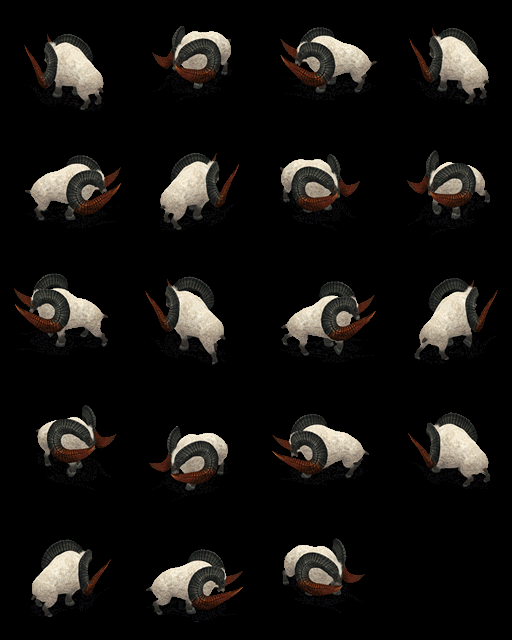

Below is a game level as drawn by its tile map, then a one-line description and the .tmx file that defines it, in full:
An orthogonal 4x5 tile map with 128x128 px tiles, 1 tile layer (Capa de Patrones 1).

<map version="1.0" orientation="orthogonal" renderorder="right-down" width="4" height="5" tilewidth="128" tileheight="128" nextobjectid="1">
 <tileset firstgid="1" name="Bighorner" tilewidth="128" tileheight="128" tilecount="256" columns="16">
  <image source="Bighorner.png" width="2048" height="2048" />
  <tile id="0">
   <properties>
    <property name="die" value="top_left" />
   </properties>
   <animation>
    <frame tileid="0" duration="100" />
    <frame tileid="1" duration="100" />
    <frame tileid="2" duration="100" />
    <frame tileid="3" duration="100" />
    <frame tileid="4" duration="100" />
    <frame tileid="5" duration="100" />
    <frame tileid="6" duration="100" />
    <frame tileid="7" duration="100" />
    <frame tileid="16" duration="100" />
    <frame tileid="17" duration="100" />
    <frame tileid="18" duration="100" />
    <frame tileid="19" duration="100" />
    <frame tileid="20" duration="100" />
   </animation>
  </tile>
  <tile id="8">
   <properties>
    <property name="hit" value="right" />
   </properties>
   <animation>
    <frame tileid="8" duration="100" />
    <frame tileid="9" duration="100" />
    <frame tileid="10" duration="100" />
    <frame tileid="11" duration="100" />
    <frame tileid="12" duration="100" />
    <frame tileid="13" duration="100" />
   </animation>
  </tile>
  <tile id="24">
   <properties>
    <property name="hit" value="bottom_right" />
   </properties>
   <animation>
    <frame tileid="24" duration="100" />
    <frame tileid="25" duration="100" />
    <frame tileid="26" duration="100" />
    <frame tileid="27" duration="100" />
    <frame tileid="28" duration="100" />
    <frame tileid="29" duration="100" />
   </animation>
  </tile>
  <tile id="32">
   <properties>
    <property name="idle" value="bottom_left" />
   </properties>
   <animation>
    <frame tileid="32" duration="100" />
    <frame tileid="33" duration="100" />
    <frame tileid="34" duration="100" />
    <frame tileid="35" duration="100" />
    <frame tileid="36" duration="100" />
    <frame tileid="37" duration="100" />
    <frame tileid="38" duration="100" />
    <frame tileid="39" duration="100" />
    <frame tileid="48" duration="100" />
    <frame tileid="49" duration="100" />
    <frame tileid="50" duration="100" />
    <frame tileid="51" duration="100" />
    <frame tileid="52" duration="100" />
    <frame tileid="53" duration="100" />
   </animation>
  </tile>
  <tile id="40">
   <properties>
    <property name="walk" value="bottom_left" />
   </properties>
   <animation>
    <frame tileid="40" duration="100" />
    <frame tileid="41" duration="100" />
    <frame tileid="42" duration="100" />
    <frame tileid="43" duration="100" />
    <frame tileid="44" duration="100" />
    <frame tileid="45" duration="100" />
    <frame tileid="46" duration="100" />
    <frame tileid="47" duration="100" />
    <frame tileid="56" duration="100" />
    <frame tileid="57" duration="100" />
    <frame tileid="58" duration="100" />
    <frame tileid="59" duration="100" />
   </animation>
  </tile>
  <tile id="64">
   <properties>
    <property name="idle" value="left" />
   </properties>
   <animation>
    <frame tileid="64" duration="100" />
    <frame tileid="65" duration="100" />
    <frame tileid="66" duration="100" />
    <frame tileid="67" duration="100" />
    <frame tileid="68" duration="100" />
    <frame tileid="69" duration="100" />
    <frame tileid="70" duration="100" />
    <frame tileid="71" duration="100" />
    <frame tileid="80" duration="100" />
    <frame tileid="81" duration="100" />
    <frame tileid="82" duration="100" />
    <frame tileid="83" duration="100" />
    <frame tileid="84" duration="100" />
    <frame tileid="85" duration="100" />
   </animation>
  </tile>
  <tile id="72">
   <properties>
    <property name="walk" value="left" />
   </properties>
   <animation>
    <frame tileid="72" duration="100" />
    <frame tileid="73" duration="100" />
    <frame tileid="74" duration="100" />
    <frame tileid="75" duration="100" />
    <frame tileid="76" duration="100" />
    <frame tileid="77" duration="100" />
    <frame tileid="78" duration="100" />
    <frame tileid="79" duration="100" />
    <frame tileid="88" duration="100" />
    <frame tileid="89" duration="100" />
    <frame tileid="90" duration="100" />
    <frame tileid="91" duration="100" />
   </animation>
  </tile>
  <tile id="96">
   <properties>
    <property name="idle" value="top_left" />
   </properties>
   <animation>
    <frame tileid="96" duration="100" />
    <frame tileid="97" duration="100" />
    <frame tileid="98" duration="100" />
    <frame tileid="99" duration="100" />
    <frame tileid="100" duration="100" />
    <frame tileid="101" duration="100" />
    <frame tileid="102" duration="100" />
    <frame tileid="103" duration="100" />
    <frame tileid="112" duration="100" />
    <frame tileid="113" duration="100" />
    <frame tileid="114" duration="100" />
    <frame tileid="115" duration="100" />
    <frame tileid="116" duration="100" />
    <frame tileid="117" duration="100" />
   </animation>
  </tile>
  <tile id="104">
   <properties>
    <property name="walk" value="top_left" />
   </properties>
   <animation>
    <frame tileid="104" duration="100" />
    <frame tileid="105" duration="100" />
    <frame tileid="106" duration="100" />
    <frame tileid="107" duration="100" />
    <frame tileid="108" duration="100" />
    <frame tileid="109" duration="100" />
    <frame tileid="110" duration="100" />
    <frame tileid="111" duration="100" />
    <frame tileid="120" duration="100" />
    <frame tileid="121" duration="100" />
    <frame tileid="122" duration="100" />
    <frame tileid="123" duration="100" />
   </animation>
  </tile>
  <tile id="128">
   <properties>
    <property name="idle" value="right" />
   </properties>
   <animation>
    <frame tileid="128" duration="100" />
    <frame tileid="129" duration="100" />
    <frame tileid="130" duration="100" />
    <frame tileid="131" duration="100" />
    <frame tileid="132" duration="100" />
    <frame tileid="133" duration="100" />
    <frame tileid="134" duration="100" />
    <frame tileid="135" duration="100" />
    <frame tileid="144" duration="100" />
    <frame tileid="145" duration="100" />
    <frame tileid="146" duration="100" />
    <frame tileid="147" duration="100" />
    <frame tileid="148" duration="100" />
    <frame tileid="149" duration="100" />
   </animation>
  </tile>
  <tile id="136">
   <properties>
    <property name="walk" value="right" />
   </properties>
   <animation>
    <frame tileid="136" duration="100" />
    <frame tileid="137" duration="100" />
    <frame tileid="138" duration="100" />
    <frame tileid="139" duration="100" />
    <frame tileid="140" duration="100" />
    <frame tileid="141" duration="100" />
    <frame tileid="142" duration="100" />
    <frame tileid="143" duration="100" />
    <frame tileid="152" duration="100" />
    <frame tileid="153" duration="100" />
    <frame tileid="154" duration="100" />
    <frame tileid="155" duration="100" />
   </animation>
  </tile>
  <tile id="160">
   <properties>
    <property name="idle" value="top_right" />
   </properties>
   <animation>
    <frame tileid="160" duration="100" />
    <frame tileid="161" duration="100" />
    <frame tileid="162" duration="100" />
    <frame tileid="163" duration="100" />
    <frame tileid="164" duration="100" />
    <frame tileid="165" duration="100" />
    <frame tileid="166" duration="100" />
    <frame tileid="167" duration="100" />
    <frame tileid="176" duration="100" />
    <frame tileid="177" duration="100" />
    <frame tileid="178" duration="100" />
    <frame tileid="179" duration="100" />
    <frame tileid="180" duration="100" />
    <frame tileid="181" duration="100" />
   </animation>
  </tile>
  <tile id="168">
   <properties>
    <property name="walk" value="top_right" />
   </properties>
   <animation>
    <frame tileid="168" duration="100" />
    <frame tileid="169" duration="100" />
    <frame tileid="170" duration="100" />
    <frame tileid="171" duration="100" />
    <frame tileid="172" duration="100" />
    <frame tileid="173" duration="100" />
    <frame tileid="174" duration="100" />
    <frame tileid="175" duration="100" />
    <frame tileid="184" duration="100" />
    <frame tileid="185" duration="100" />
    <frame tileid="186" duration="100" />
    <frame tileid="187" duration="100" />
   </animation>
  </tile>
  <tile id="192">
   <properties>
    <property name="idle" value="bottom_right" />
   </properties>
   <animation>
    <frame tileid="192" duration="100" />
    <frame tileid="193" duration="100" />
    <frame tileid="194" duration="100" />
    <frame tileid="195" duration="100" />
    <frame tileid="196" duration="100" />
    <frame tileid="197" duration="100" />
    <frame tileid="198" duration="100" />
    <frame tileid="199" duration="100" />
    <frame tileid="208" duration="100" />
    <frame tileid="209" duration="100" />
    <frame tileid="210" duration="100" />
    <frame tileid="211" duration="100" />
    <frame tileid="212" duration="100" />
    <frame tileid="213" duration="100" />
   </animation>
  </tile>
  <tile id="200">
   <properties>
    <property name="walk" value="bottom_right" />
   </properties>
   <animation>
    <frame tileid="200" duration="100" />
    <frame tileid="201" duration="100" />
    <frame tileid="202" duration="100" />
    <frame tileid="203" duration="100" />
    <frame tileid="204" duration="100" />
    <frame tileid="205" duration="100" />
    <frame tileid="206" duration="100" />
    <frame tileid="207" duration="100" />
    <frame tileid="216" duration="100" />
    <frame tileid="217" duration="100" />
    <frame tileid="218" duration="100" />
    <frame tileid="219" duration="100" />
   </animation>
  </tile>
  <tile id="224">
   <properties>
    <property name="hit" value="bottom_left" />
   </properties>
   <animation>
    <frame tileid="224" duration="100" />
    <frame tileid="225" duration="100" />
    <frame tileid="226" duration="100" />
    <frame tileid="227" duration="100" />
    <frame tileid="228" duration="100" />
    <frame tileid="229" duration="100" />
   </animation>
  </tile>
  <tile id="230">
   <properties>
    <property name="hit" value="top_left" />
   </properties>
   <animation>
    <frame tileid="230" duration="100" />
    <frame tileid="231" duration="100" />
    <frame tileid="232" duration="100" />
    <frame tileid="233" duration="100" />
    <frame tileid="234" duration="100" />
    <frame tileid="235" duration="100" />
   </animation>
  </tile>
  <tile id="240">
   <properties>
    <property name="hit" value="left" />
   </properties>
   <animation>
    <frame tileid="240" duration="100" />
    <frame tileid="241" duration="100" />
    <frame tileid="242" duration="100" />
    <frame tileid="243" duration="100" />
    <frame tileid="244" duration="100" />
    <frame tileid="245" duration="100" />
   </animation>
  </tile>
  <tile id="246">
   <properties>
    <property name="hit" value="top_right" />
   </properties>
   <animation>
    <frame tileid="246" duration="100" />
    <frame tileid="247" duration="100" />
    <frame tileid="248" duration="100" />
    <frame tileid="249" duration="100" />
    <frame tileid="250" duration="100" />
    <frame tileid="251" duration="100" />
   </animation>
  </tile>
 </tileset>
 <layer name="Capa de Patrones 1" width="4" height="5">
  <data>
   <tile gid="1" />
   <tile gid="33" />
   <tile gid="65" />
   <tile gid="97" />
   <tile gid="129" />
   <tile gid="161" />
   <tile gid="193" />
   <tile gid="41" />
   <tile gid="73" />
   <tile gid="105" />
   <tile gid="137" />
   <tile gid="169" />
   <tile gid="201" />
   <tile gid="225" />
   <tile gid="241" />
   <tile gid="231" />
   <tile gid="247" />
   <tile gid="9" />
   <tile gid="25" />
   <tile gid="0" />
  </data>
 </layer>
</map>
